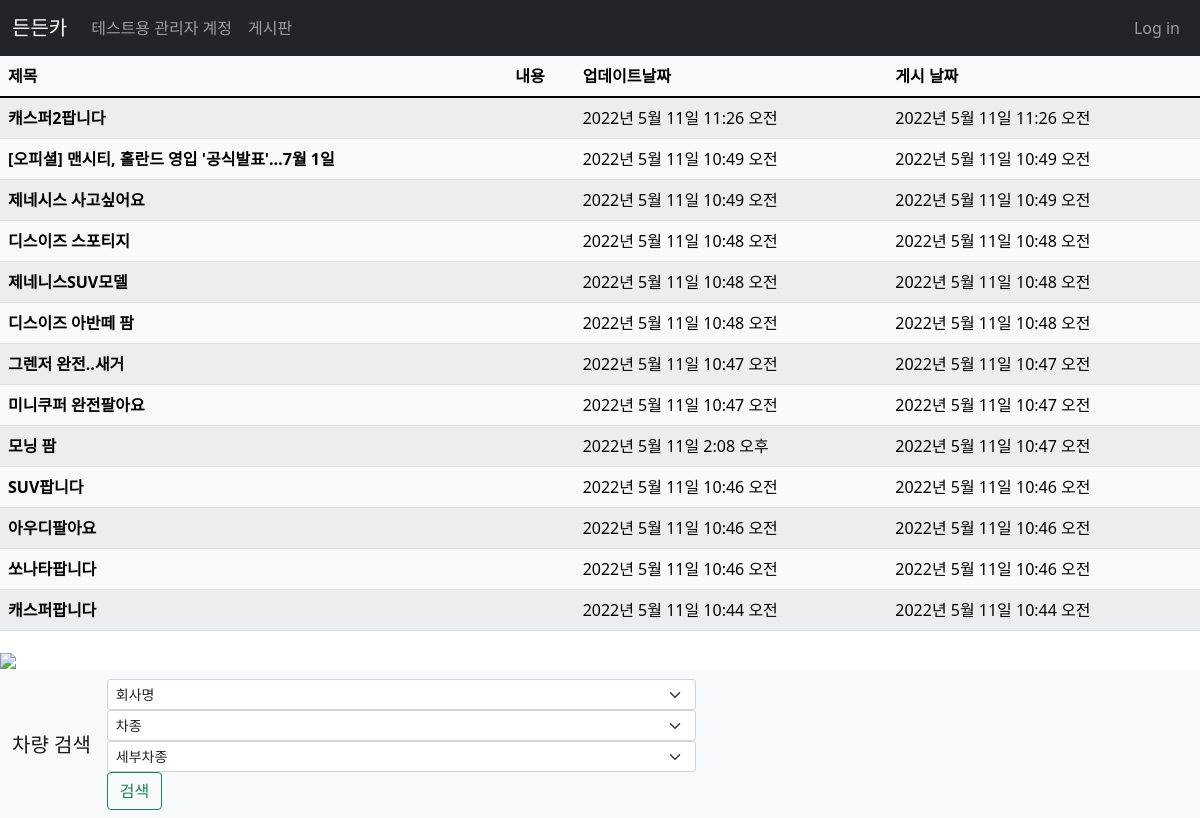
The page / on the database its author committed.
### blog/models.py (models this page shows, shortened)
class Post(models.Model):
    title = models.CharField(max_length=30)
    가격=models.CharField(max_length=100,blank=True)
    content = models.TextField()
    head_image=models.ImageField(upload_to='blog/images/%Y/%m/%d/',blank=True)
    created_at = models.DateTimeField(auto_now_add=True)
    updated_at = models.DateTimeField(auto_now=True)
    author = models.ForeignKey(User,null=True, on_delete=models.SET_NULL)
    category=models.ForeignKey(Category,null=True,blank=True, on_delete=models.SET_NULL)

### main/views.py (the view)
# urls.py: path('', views.main, name="main"),
def main(request):
    posts = Post.objects.all().order_by('-pk')
    maker = ['현대', '기아']
    h = ['그랜저', '소나타', '투싼']
    g = ['k5', 'k7', 'ev6']
    return render(request,"main/main.html",
                  {
                      'posts':posts,
                      'maker':maker,
                      'h': h,
                      'g':g
                  })

### main/templates/main/main.html (shortened to what this page needs)
<!DOCTYPE html>
{% load static %}
<html lang="ko">
<head>
    <link href="https://cdn.jsdelivr.net/npm/bootstrap@5.1.3/dist/css/bootstrap.min.css" rel="stylesheet">
  </head>
<body>
    {% load socialaccount %}
    <nav class="navbar navbar-expand-lg navbar-dark bg-dark">
        <div class="container-fluid">
          <a class="navbar-brand" href="http://127.0.0.1:8000">든든카</a>
          <div class="collapse navbar-collapse" id="navbarNavDropdown">
            <ul class="navbar-nav">
              <li class="nav-item">
                <a class="nav-link" href="http://127.0.0.1:8000/admin">테스트용 관리자 계정</a>
              </li>
              <li class="nav-item">
                <a class="nav-link" href="http://127.0.0.1:8000/blog">게시판</a>
              </li>
            </ul>
            <ul class = "navbar-nav ms-auto">
              {% if user.is_authenticated %}
              <li class="nav-item dropdown">
                <a class="nav-link dropdown-toggle" href="#" id="navbarDropdownMenuLink" role="button" data-bs-toggle="dropdown" aria-expanded="false">
                    {{user.username}}
                </a>
                <ul class="dropdown-menu" aria-labelledby="navbarDropdownMenuLink">
                  <li><a class="dropdown-item" href="/accounts/logout/">log out</a></li>
                  <li><a class="dropdown-item" href="#">마이페이지</a></li>
                </ul>
              </li>
              {% else %}
              <li class="nav-item">
                <a class="nav-link" href="#" data-bs-toggle="modal" data-bs-target="#loginmodal">Log in</a>
              </li>
              {% endif %}
            </ul>
          </div>
        </div>
    </nav>
    <table class="table table-light  table-striped">
        <thead class="thead-dark">
          <tr>
            <th scope="col">제목</th>
            <th scope="col">내용</th>
            <th scope="col">업데이트날짜</th>
            <th scope="col">게시 날짜</th>
          </tr>
        </thead>
        <tbody>
          {% for p in posts %}
          <tr>
            <th>{{p.title}}</th>
            <td>{{p.content}}</td>
            <td>{{p.updated_at}}</td>
            <td>{{p.created_at}}</td>
          </tr>
          {% endfor %}
        </tbody>
        </table>
    <div>
        <div>
            <img src="https://www.autospy.net/data/editor/2201/thumb-e019833800392a6e6b4636ab29eb19df_1641346698_5751_700x467.jpg" class="img-fluid w-100">
        </div>
    </div>
    <nav class="navbar navbar-expand-lg navbar-light bg-light">
      <div class="container-fluid">
        <a class="navbar-brand" href="#">차량 검색</a>
        <form class="flex-fill">
        <select id="maker" class="form-select form-select-sm" aria-label=".form-select-lg example">
          <option selected>회사명</option>
        </select>
        <select class="form-select form-select-sm" aria-label=".form-select-lg example">
          <option selected id="car_list">차종</option>
        </select>
        <select class="form-select form-select-sm" aria-label=".form-select-lg example">
          <option selected>세부차종</option>
        </select>
        <button class="btn btn-outline-success" type="submit">검색</button>
      </form>
      </div>
    </nav>
  </body>
</html>

### main/templates/main/main.html (style rules this page uses)
select { weight : 200px }

### rows shown on the page
Post: title "캐스퍼2팝니다", updated_at "2022년 5월 11일 11:26 오전", created_at "2022년 5월 11일 11:26 오전"
Post: title "[오피셜] 맨시티, 홀란드 영입 '공식발표'…7월 1일", updated_at "2022년 5월 11일 10:49 오전", created_at "2022년 5월 11일 10:49 오전"
Post: title "제네시스 사고싶어요", updated_at "2022년 5월 11일 10:49 오전", created_at "2022년 5월 11일 10:49 오전"
Post: title "디스이즈 스포티지", updated_at "2022년 5월 11일 10:48 오전", created_at "2022년 5월 11일 10:48 오전"
Post: title "제네니스SUV모델", updated_at "2022년 5월 11일 10:48 오전", created_at "2022년 5월 11일 10:48 오전"
Post: title "디스이즈 아반떼 팜", updated_at "2022년 5월 11일 10:48 오전", created_at "2022년 5월 11일 10:48 오전"
Post: title "그렌저 완전..새거", updated_at "2022년 5월 11일 10:47 오전", created_at "2022년 5월 11일 10:47 오전"
Post: title "미니쿠퍼 완전팔아요", updated_at "2022년 5월 11일 10:47 오전", created_at "2022년 5월 11일 10:47 오전"
Post: title "모닝 팜", updated_at "2022년 5월 11일 2:08 오후", created_at "2022년 5월 11일 10:47 오전"
Post: title "SUV팝니다", updated_at "2022년 5월 11일 10:46 오전", created_at "2022년 5월 11일 10:46 오전"
Post: title "아우디팔아요", updated_at "2022년 5월 11일 10:46 오전", created_at "2022년 5월 11일 10:46 오전"
Post: title "쏘나타팝니다", updated_at "2022년 5월 11일 10:46 오전", created_at "2022년 5월 11일 10:46 오전"
Post: title "캐스퍼팝니다", updated_at "2022년 5월 11일 10:44 오전", created_at "2022년 5월 11일 10:44 오전"
